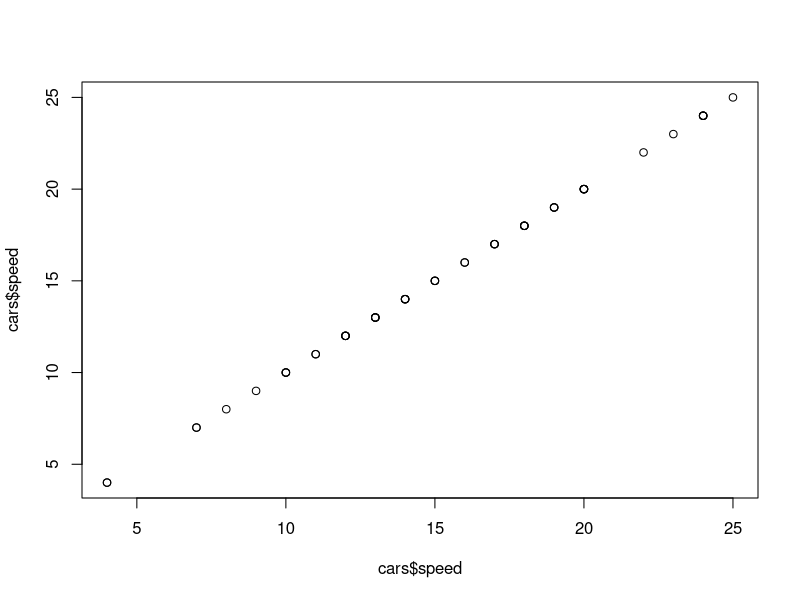
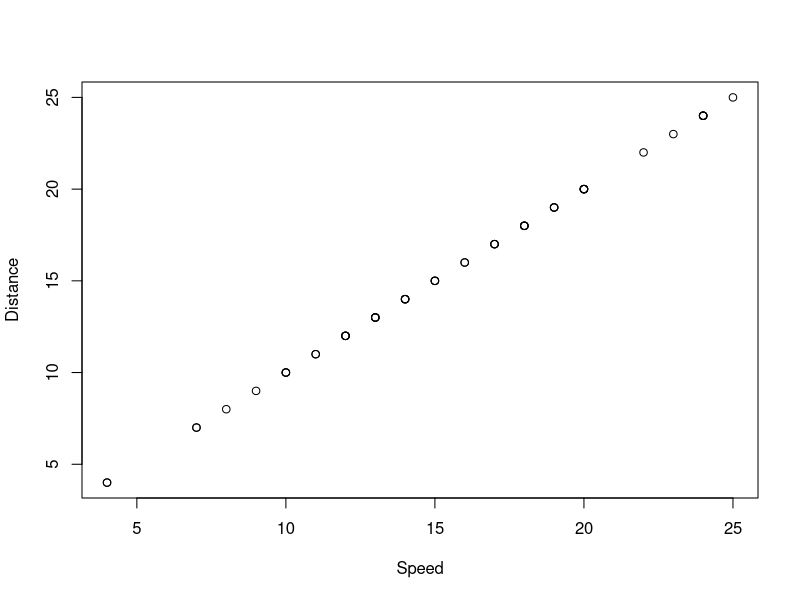
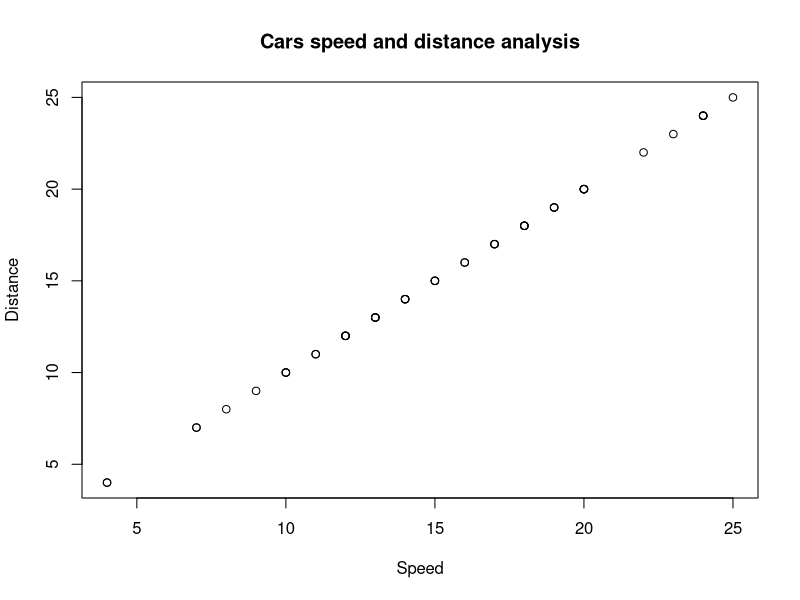

Reproduce these figures in R, in order.
# Basic Plotting in R
# Data set used is Car.

cars
cars$speed
cars$dist

plot(cars$speed, cars$speed)
plot(cars$speed, cars$speed, xlab= "Speed", ylab= "Distance")
plot(cars$speed, cars$speed, xlab= "Speed", ylab= "Distance", main= "Cars speed and distance analysis")
